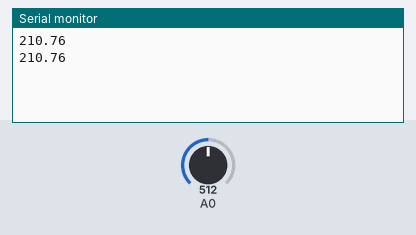
Bench run of a sketch on a simulated Arduino Uno, built with avr-gcc and run on an emulated ATmega328P. Parts: the last lines printed to the serial monitor. The inputs (shaded band) are chosen by the test bench; at power-on: A0 = 512.

Above: at 1.8 s.
1.9 s: A0 set to 716
At 2.8 s:
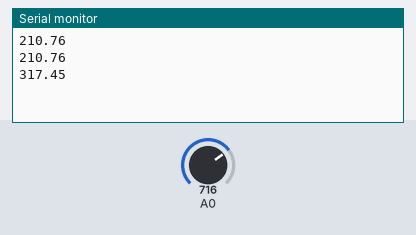
3.4 s: A0 set to 900
At 4.4 s:
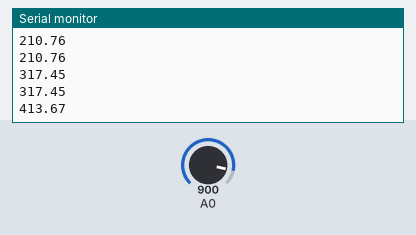
Timing chart, 0 to 6.4 s (numbered marks = the images above; inputs shaded):
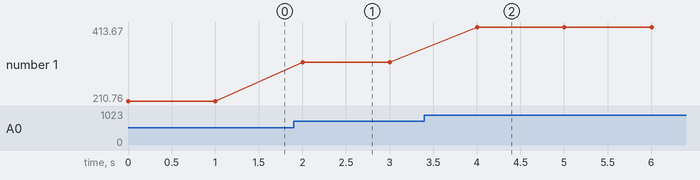

The sketch:

3.1.ino
```cpp
void setup() {
  // put your setup code here, to run once:
  pinMode(A0,INPUT);
  Serial.begin(9600);
}

void loop() {
  // put your main code here, to run repeatedly:
  Serial.println(temp(analogRead(A0)));
  delay(1000);
}
float temp(float voltage){
  float output = (voltage/1023)*5;
  return  ((750/7)*(output-1))+50;
}
```

Measured:
- after the input at 1.9 s, the serial monitor: prints a new line after 0.10 s (image 1)
- after the input at 3.4 s, the serial monitor: prints a new line after 0.60 s (image 2)
- plotted number 1: 210.76 → 317.45 after the input at 1.9 s, 317.45 → 413.67 after the input at 3.4 s
